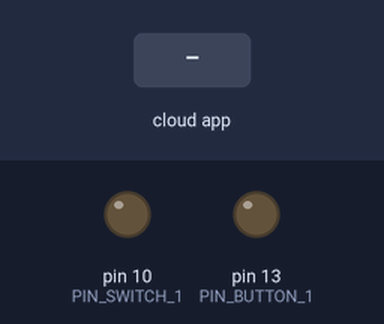
The sketch below on a simulated Arduino Uno, built with avr-gcc and run on an emulated ATmega328P. Shown: output pins drawn as LEDs (lit = HIGH). Inputs (shaded band) come from the test bench. The RemoteXY app is connected.

Above: at 1.2 s.
1.3 s: the phone or cloud app sets button_1 to 1
At 2.2 s:
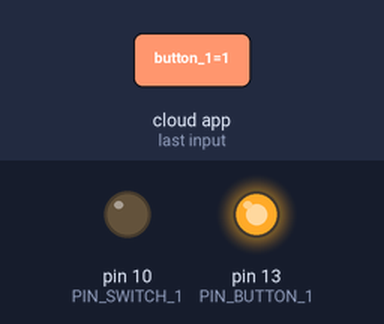
2.8 s: the phone or cloud app sets switch_1 to 1
At 3.3 s:
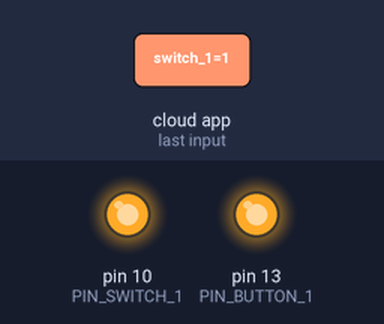
4.3 s: the phone or cloud app sets button_1 to 0
At 5.5 s:
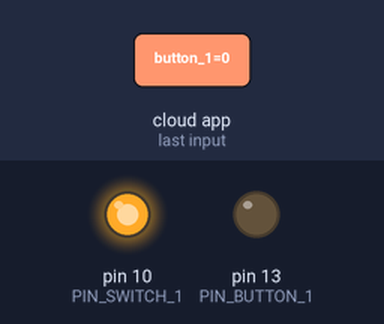
5.8 s: the phone or cloud app sets switch_1 to 0
At 6.8 s:
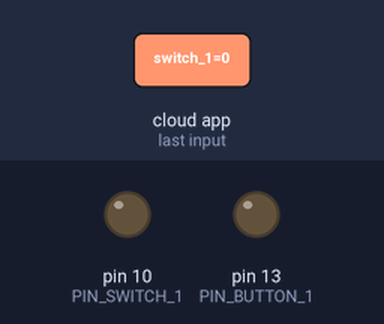
Timing chart, 0 to 8.3 s (numbered marks = the images above; inputs shaded):
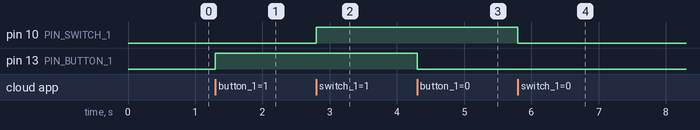

The sketch:

ESP8266_W_F__2.ino
```cpp
// (licence header left out)
//////////////////////////////////////////////
//        RemoteXY include library          //
//////////////////////////////////////////////

// RemoteXY select connection mode and include library
#define REMOTEXY_MODE__ESP8266_HARDSERIAL_POINT

#include <RemoteXY.h>

// RemoteXY connection settings
#define REMOTEXY_SERIAL Serial
#define REMOTEXY_SERIAL_SPEED 115200
#define REMOTEXY_WIFI_SSID "Nusret KAYA"
#define REMOTEXY_WIFI_PASSWORD "engineernusret"
#define REMOTEXY_SERVER_PORT 6377


// RemoteXY configurate
#pragma pack(push, 1)
uint8_t RemoteXY_CONF[] =
  { 255,2,0,0,0,30,0,10,13,0,
  1,0,15,8,12,12,36,31,88,0,
  2,0,58,8,22,11,6,26,31,31,
  79,78,0,79,70,70,0 };

// this structure defines all the variables and events of your control interface
struct {

    // input variables
  uint8_t button_1; // =1 if button pressed, else =0
  uint8_t switch_1; // =1 if switch ON and =0 if OFF

    // other variable
  uint8_t connect_flag;  // =1 if wire connected, else =0

} RemoteXY;
#pragma pack(pop)

/////////////////////////////////////////////
//           END RemoteXY include          //
/////////////////////////////////////////////

#define PIN_BUTTON_1 13
#define PIN_SWITCH_1 10


void setup()
{
  RemoteXY_Init ();

  pinMode (PIN_BUTTON_1, OUTPUT);
  pinMode (PIN_SWITCH_1, OUTPUT);

  // TODO you setup code

}

void loop()
{
  RemoteXY_Handler ();

  digitalWrite(PIN_BUTTON_1, (RemoteXY.button_1==0)?LOW:HIGH);
  digitalWrite(PIN_SWITCH_1, (RemoteXY.switch_1==0)?LOW:HIGH);

  // TODO you loop code
  // use the RemoteXY structure for data transfer
  // do not call delay()


}
```

Measured:
- after the input at 1.3 s, pin 13 (PIN_BUTTON_1): LOW → HIGH at once
- after the input at 2.8 s, pin 10 (PIN_SWITCH_1): LOW → HIGH at once
- after the input at 4.3 s, pin 13 (PIN_BUTTON_1): HIGH → LOW at once
- after the input at 5.8 s, pin 10 (PIN_SWITCH_1): HIGH → LOW at once
